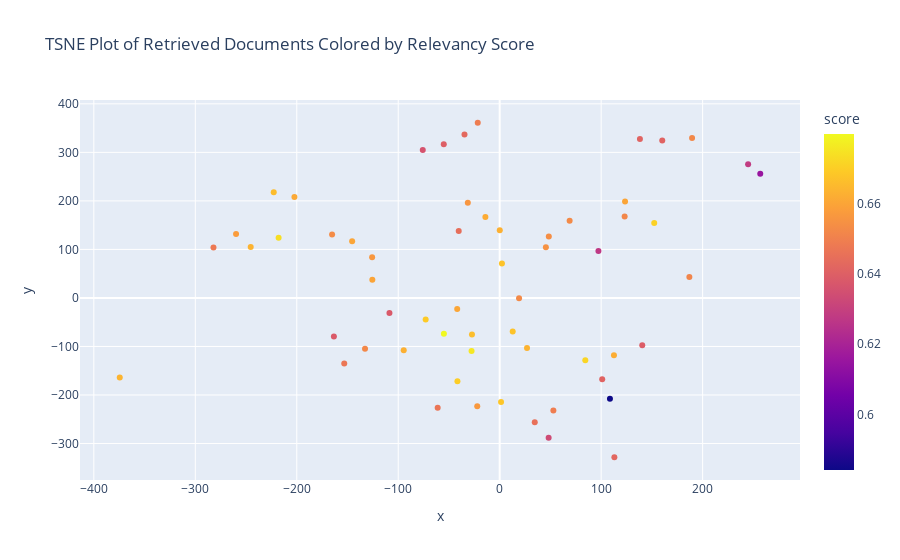

This figure's notebook cell:
### Code cell
fig = px.scatter(
    graph_data, 
    x='x', y='y', 
    color="score", 
    hover_data=['doc'], 
    title="TSNE Plot of Retrieved Documents Colored by Relevancy Score"
)
fig.show()
